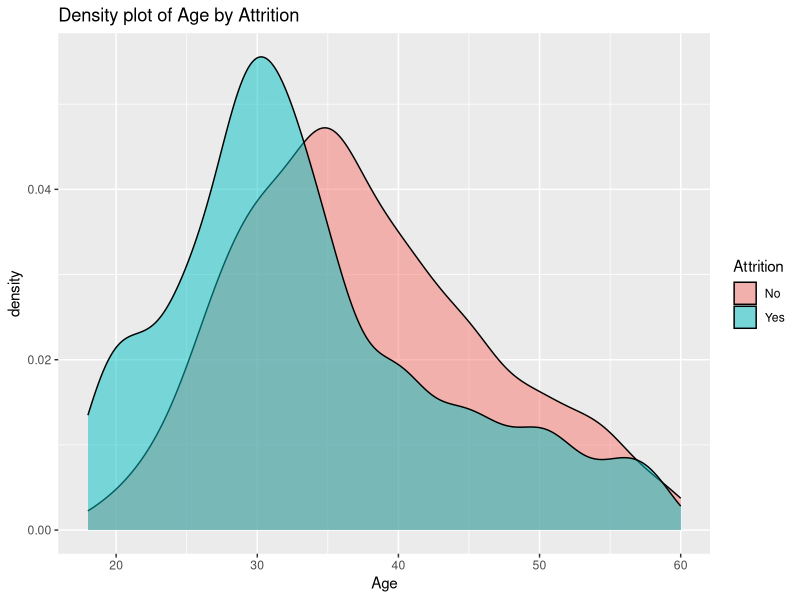
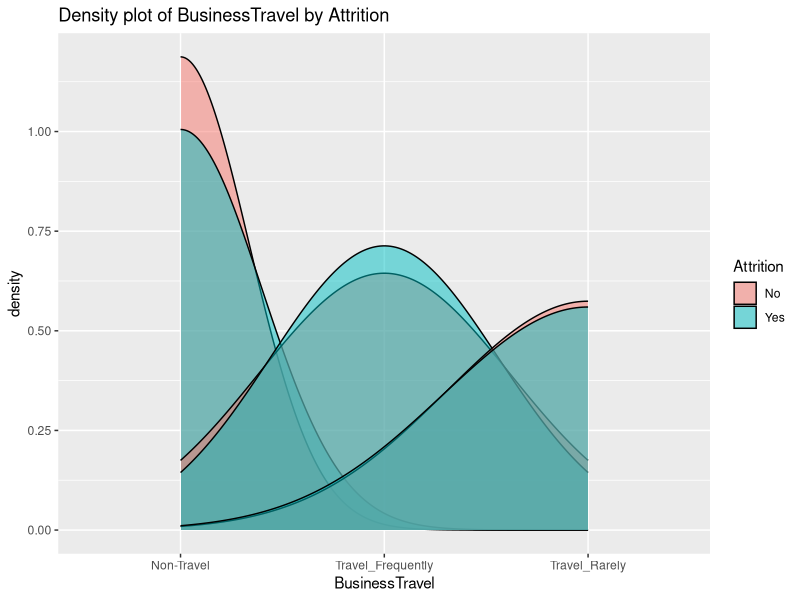
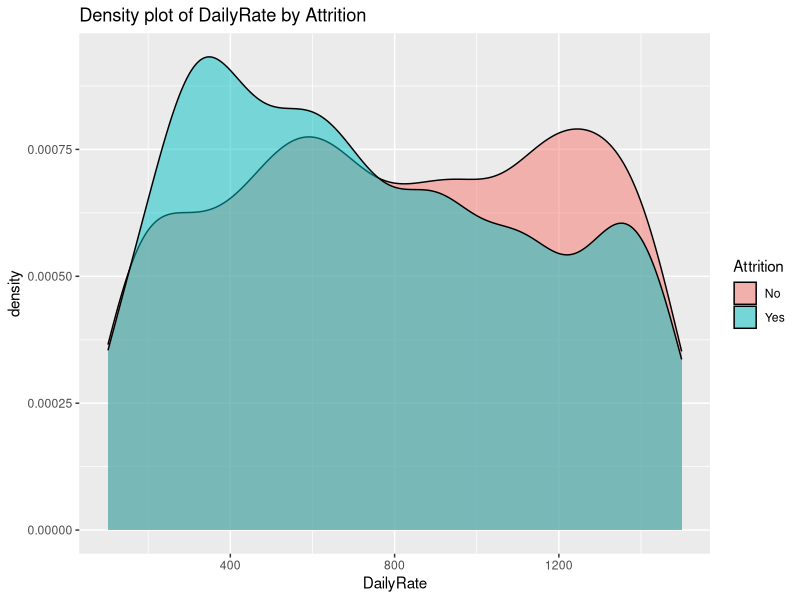
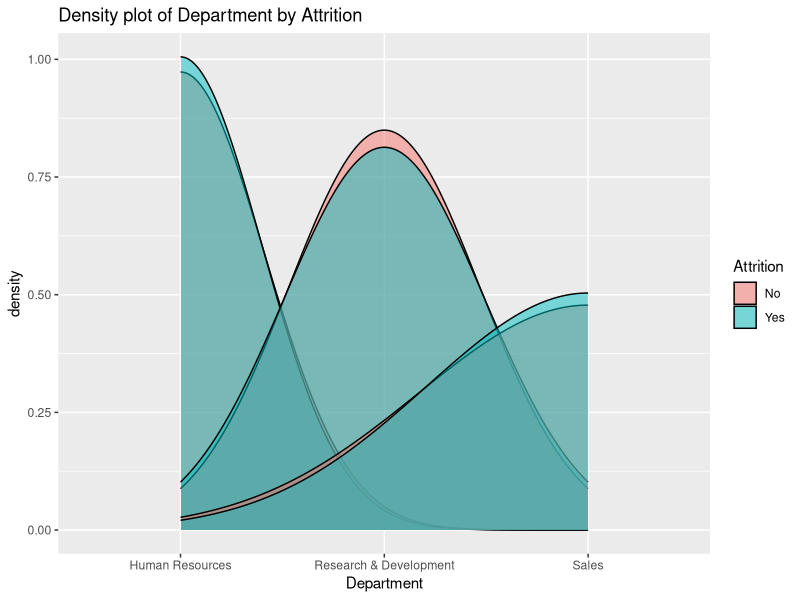
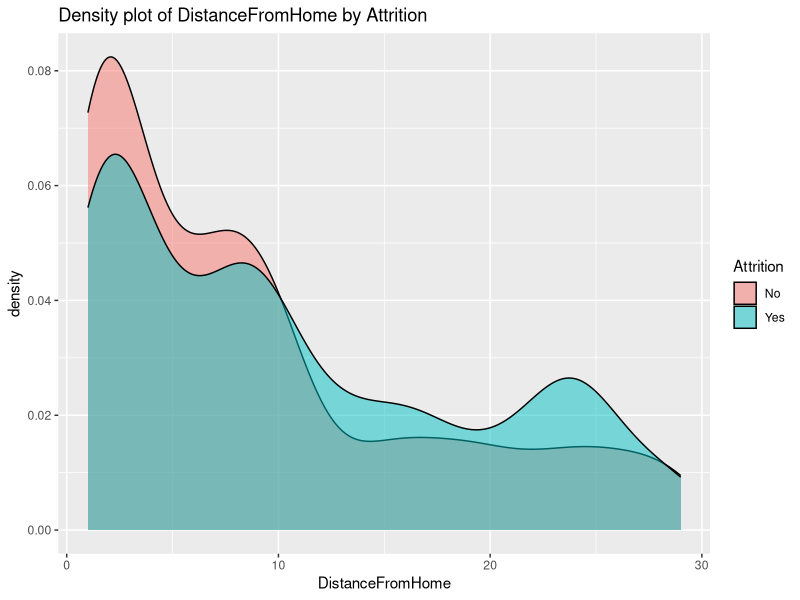
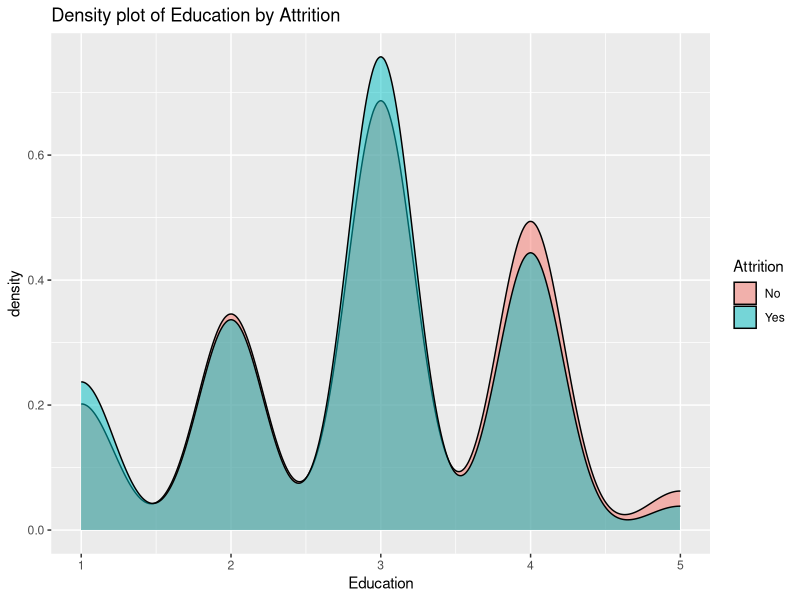
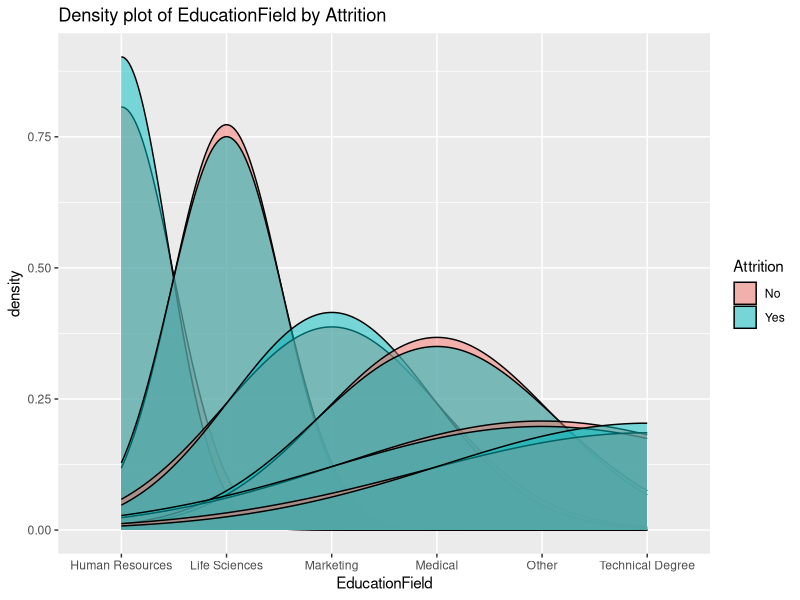
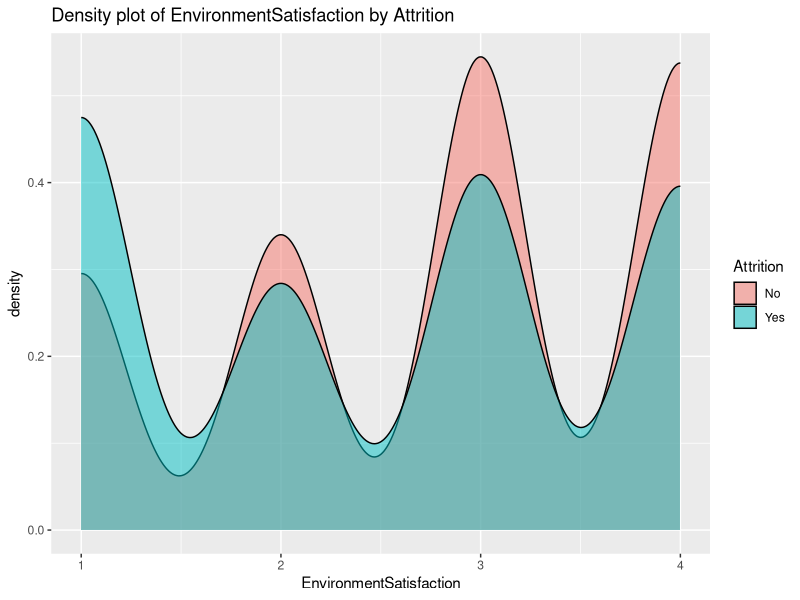

Recreate these plots in R, in order.
# Load necessary packages
library(ggplot2)
library(dplyr)

# Load the dataset
data <- read.csv("random_over_sampled.csv")

# Visualize relationships with the output "Attrition"
visualize_relationships <- function(data, target_variable) {
  # Get the names of all columns except the target variable
  predictors <- setdiff(names(data), target_variable)
  
  # Iterate over all predictors and plot their relationships with the target variable
  for (predictor in predictors) {
    if (predictor != target_variable) {
      if (is.factor(data[[predictor]])) {
        # For categorical variables, create a bar plot
        print(ggplot(data, aes(x = !!sym(predictor), fill = !!sym(target_variable))) +
                geom_bar(position = "dodge") +
                labs(title = paste("Bar plot of", predictor, "by", target_variable)))
      } else {
        # For continuous variables, create a density plot
        print(ggplot(data, aes(x = !!sym(predictor), fill = !!sym(target_variable))) +
                geom_density(alpha = 0.5) +
                labs(title = paste("Density plot of", predictor, "by", target_variable)))
      }
    }
  }
}

# Call the function to visualize relationships with the output "Attrition"
visualize_relationships(data, "Attrition")
